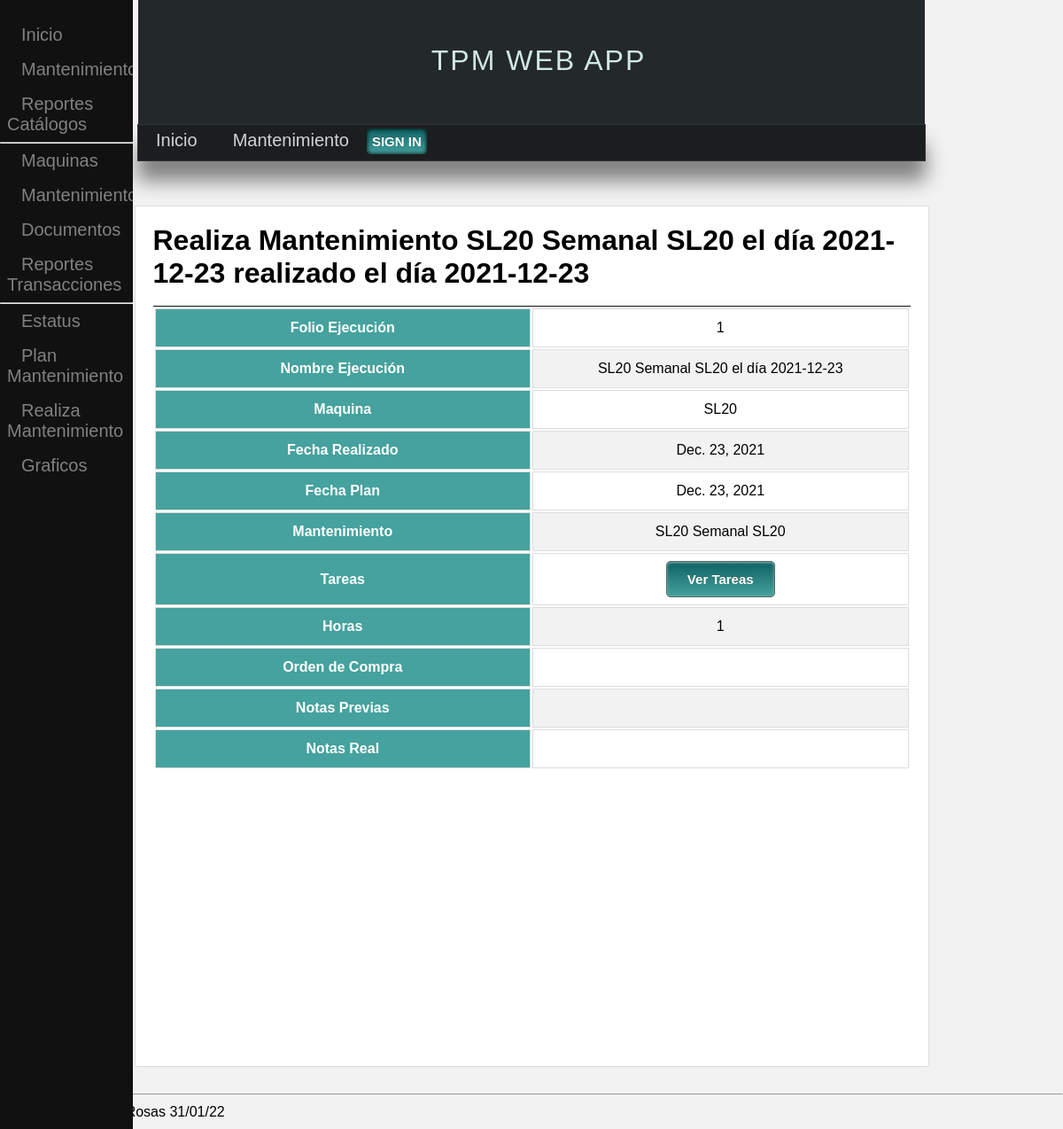
Screenshot of /mantenimiento/transacciones/realiza-mant/1 with the database file from the repository.
### mantt/models.py (models this page shows)
class Realiza_mant(models.Model):
    fecha_realizado = models.DateField()
    plan_mant = models.OneToOneField(Plan_mant,on_delete=CASCADE)
    notas_real = models.TextField(max_length=500, blank=True)
    def __str__(self):
        return '{} realizado el día {}'.format(self.plan_mant, self.fecha_realizado)

class Plan_mant(models.Model):
    fecha_alta = models.DateField(auto_now=True)
    fecha_plan = models.DateField()
    cod_kepler_prov = models.CharField(max_length=10, blank=True, verbose_name='Codigo Proveedor Kepler')
    orden_compra = models.CharField(max_length=50, blank=True)
    horas_plan = models.PositiveIntegerField(default=1,validators=[MinValueValidator(1)])
    mant = models.ForeignKey(Mantenimiento, on_delete=CASCADE)
    notas_plan = models.TextField(max_length=500, blank=True)
    class Meta:
        constraints = [models.UniqueConstraint(fields=['fecha_plan','mant'], name='Cons_plan_mant')]
        ordering = ['mant__maquina__modelo__tipo__area','mant__maquina__nombre_maquina']
    def __str__(self):
        return '{} el día {}'.format(self.mant, self.fecha_plan)

class Mantenimiento(models.Model):
    nombre_mant = models.CharField(max_length=100, blank=False, verbose_name='Mantenimiento')
    class tipo_mant(models.TextChoices):
        Preventivo = 'Preventivo'
        Correctivo = 'Correctivo'
    tipo = models.CharField(max_length=10, choices=tipo_mant.choices)
    class periodicidad(models.TextChoices):
        unico = 'Unico'
        semanal = 'Semanal'
        quincenal = 'Quincenal'
        mensual = 'Mensual'
        bimestral = 'Bimestral'
        trimestral = 'Trimestral'
        semestral = 'Semestral'
        anual = 'Anual'
    periodo = models.CharField(max_length=20, choices=periodicidad.choices)
    maquina = models.ForeignKey(Maquina, on_delete=CASCADE)
    class Meta:
        ordering = ['maquina','periodo']
    def __str__(self):
        return '{} {} {}'.format(self.maquina, self.periodo,self.nombre_mant)

class Maquina(models.Model):
    nombre_maquina = models.CharField(max_length=100, blank=False, verbose_name='Maquina',unique=True)
    modelo = models.ForeignKey(Modelo, on_delete=DO_NOTHING)
    no_serie = models.CharField(max_length=100)
    codigo_kepler = models.CharField(max_length=100)
    imagen = models.ImageField(blank=True,upload_to='maquina_master')
    def __str__(self):
        return '{}'.format(self.nombre_maquina)

### mantt/views/realiza_mant.py (the view)
# urls.py: path('mantenimiento/transacciones/realiza-mant/<int:realiza_mant>',mt.consulta_realiza_mant, name='consulta_realiza_mant'),
def consulta_realiza_mant(request,realiza_mant):
    realiza_mant = Realiza_mant.objects.get(id=realiza_mant)
    return render(request,'Transacciones/Realiza_Mant/consulta_realiza_mant.html',{
        'realiza_mant' : realiza_mant
    })

### mantt/templates/Transacciones/Realiza_Mant/consulta_realiza_mant.html (shortened to what this page needs)
{% extends 'base.html' %}
{% block content %}
{% load static %}
{% include 'sidenav_mant.html' %}
<h1 class="title">Realiza Mantenimiento {{realiza_mant}}</h1>
<br>
<table>
    <tr>
        <th> Folio Ejecución</th>
        <td> {{realiza_mant.id}} </td>
    </tr>
    <tr>
        <th> Nombre Ejecución </th>
        <td> {{realiza_mant.plan_mant}} </td>
    </tr>
    <tr>
        <th> Maquina </th>
        <td> {{realiza_mant.plan_mant.mant.maquina}} </td>
    </tr>
    <tr>
        <th> Fecha Realizado </th>
        <td> {{realiza_mant.fecha_realizado}} </td>
    </tr>
    <tr>
        <th> Fecha Plan </th>
        <td> {{realiza_mant.plan_mant.fecha_plan}} </td>
    </tr>
    <tr>
        <th> Mantenimiento </th>
        <td>  {{realiza_mant.plan_mant.mant}}  </td>
    </tr>
    <tr>
        <th> Tareas </th>
        <td> <button type="button" onclick="location.href='{% url 'repxtareas' realiza_mant.plan_mant.mant.id%}'">Ver Tareas</button>  </td>
    </tr>
    <tr>
        <th> Horas </th>
        <td> {{realiza_mant.plan_mant.horas_plan}} </td>
    </tr>
    <tr>
        <th> Orden de Compra </th>
        <td> {{realiza_mant.plan_mant.orden_compra}} </td>
    </tr>
    <tr>
        <th> Notas Previas </th>
        <td> {{realiza_mant.plan_mant.notas}} </td>
    </tr>
    <tr>
        <th> Notas Real </th>
        <td> {{realiza_mant.notas_real}} </td>
    </tr>
</table>
<br>
{% endblock %}

### static/css/styles.css (style rules this page uses)
* { margin: 0px; padding: 0px; font-family:Arial, Helvetica, sans-serif; text-decoration: none; }
body { background-color: #f2f2f2; }
button { box-shadow:inset 0px 1px 3px 0px #91b8b3; background:linear-gradient(to bottom, #116466 5%, #45a29e 100%); background-color:#45a29e; border-radius:5px; border:1px solid #566963; display:inline-block; cursor:pointer; color:#ffffff; font-family:Arial; font-size:15px; font-weight:bold; padding:11px 23px; text-decoration:none; text-shadow:0px -1px 0px #2b665e }
table { display: table; width: 100%; border-top: 1px solid #111; table-layout: fixed; text-align: center; }
table td, table th { border: 1px solid #ddd; padding: 8px; }
table tr:nth-child(even) { background-color: #f2f2f2; }
table th { padding-top: 12px; padding-bottom: 12px; text-align: center; background-color: #45a29e; color: white; }

### rows the page displays
Realiza_mant: plan_mant+fecha_realizado "SL20 Semanal SL20 el día 2021-12-23 realizado el día 2021-12-23", id "1", plan_mant "SL20 Semanal SL20 el día 2021-12-23", plan_mant.mant.maquina "SL20", fecha_realizado "Dec. 23, 2021", plan_mant.fecha_plan "Dec. 23, 2021", plan_mant.mant "SL20 Semanal SL20", plan_mant.horas_plan "1"
